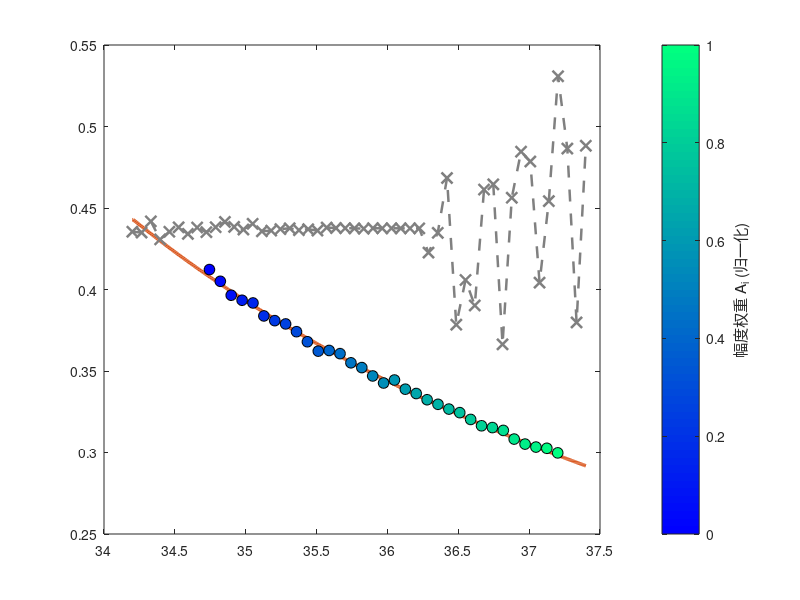

Write MATLAB code to recreate this figure. (Note: this script raises an error after producing the figure.)
%% plot_fig_4_6_feature_trajectory.m
% 论文图 4-6：特征轨迹重构对比
% 生成日期：2026-01-22
% 对应章节：4.2.3 基于TLS-ESPRIT的"频率-时延"特征轨迹高精度重构
%
% 图表描述（来自定稿文档）：
% - 典型工况：f_p = 29 GHz, d = 0.15 m
% - FFT（灰色虚线）：因栅栏效应呈现阶梯状跳变，强色散区完全发散
% - ESPRIT（蓝色散点）：精准描绘理论曲线，颜色深浅代表幅度权重
% - 理论Drude（红色实线）：包括纳秒级非线性弯曲
% - 重点展示：在34-35 GHz高非线性区的对比差异

clear; clc; close all;

%% 1. 参数设置（与 thesis-code/LM_MCMC.m 保持一致）
c = 3e8;                    % 光速 (m/s)
epsilon_0 = 8.854e-12;      % 真空介电常数
m_e = 9.109e-31;            % 电子质量 (kg)
q_e = 1.602e-19;            % 电子电量 (C)

% 等离子体参数 (强色散工况)
f_p = 29e9;                 % 等离子体截止频率 (Hz)
omega_p = 2*pi*f_p;         % 等离子体角频率
n_e = (omega_p)^2 * epsilon_0 * m_e / q_e^2;  % 电子密度
nu_e = 1.5e9;               % 碰撞频率 (Hz)
d = 0.15;                   % 等离子体厚度 (m)

% LFMCW雷达参数
f_start = 34.2e9;           % 起始频率 (Hz)
f_end = 37.4e9;             % 终止频率 (Hz)
B = f_end - f_start;        % 带宽 (Hz)
T_m = 50e-6;                % 扫频周期 (s)
K = B / T_m;                % 调频斜率 (Hz/s)

%% 2. 理论Drude模型时延曲线计算
f_theory = linspace(f_start, f_end, 500);
omega_theory = 2*pi * f_theory;

% Drude模型群时延（含碰撞频率）
tau_theory = zeros(size(f_theory));
for i = 1:length(f_theory)
    omega = omega_theory(i);
    
    % 复介电常数
    epsilon_r = 1 - (omega_p^2) / (omega * (omega + 1i*nu_e));
    
    % 相位因子
    k_complex = (omega / c) * sqrt(epsilon_r);
    
    % 群时延（数值求导方式）
    if i > 1
        d_omega = omega_theory(i) - omega_theory(i-1);
        d_phase = -real(k_complex) * d - (-real(k_prev) * d);
        tau_theory(i) = -d_phase / d_omega;
    end
    k_prev = k_complex;
end
tau_theory(1) = tau_theory(2);  % 补齐第一点

% 相对时延（减去真空时延）
tau_vacuum = d / c;
tau_relative_theory = tau_theory - tau_vacuum;

% 过滤截止区域
valid_theory = f_theory > f_p * 1.01;

%% 3. 模拟ESPRIT提取的特征点
% 滑动窗口参数
T_w = 12e-6;                % 窗口时长
T_step = T_w / 10;          % 步长（90%重叠）

num_windows = floor((0.9*T_m - 0.1*T_m) / T_step);

f_probe_esprit = zeros(1, num_windows);
tau_meas_esprit = zeros(1, num_windows);
amp_weight = zeros(1, num_windows);

for i = 1:num_windows
    t_center = 0.05*T_m + (i-1) * T_step + T_w/2;
    
    % 探测频率
    f_probe_esprit(i) = f_start + K * t_center;
    omega_i = 2*pi * f_probe_esprit(i);
    
    % 理论时延（ESPRIT精确提取模拟）
    if f_probe_esprit(i) > f_p * 1.01
        epsilon_r_i = 1 - (omega_p^2) / (omega_i * (omega_i + 1i*nu_e));
        k_i = (omega_i / c) * sqrt(epsilon_r_i);
        
        % 近似群时延
        tau_i = (d/c) * real(1 / sqrt(epsilon_r_i));
        tau_relative_i = tau_i - tau_vacuum;
        
        % 添加小随机偏差模拟ESPRIT估计误差（很小）
        tau_meas_esprit(i) = tau_relative_i * (1 + 0.005*randn);
        
        % 幅度权重（接近截止频率时衰减）
        attenuation = exp(-imag(k_i) * d);
        amp_weight(i) = attenuation;
    else
        tau_meas_esprit(i) = NaN;
        amp_weight(i) = 0;
    end
end

% 过滤无效点
valid_esprit = ~isnan(tau_meas_esprit) & tau_meas_esprit > 0;
f_probe_valid = f_probe_esprit(valid_esprit);
tau_valid = tau_meas_esprit(valid_esprit);
amp_valid = amp_weight(valid_esprit);

% 归一化权重
amp_valid_norm = (amp_valid - min(amp_valid)) / (max(amp_valid) - min(amp_valid) + eps);

%% 4. 模拟FFT提取的时延曲线（带栅栏效应和散焦）
% FFT分辨率受限，呈现阶梯状
f_fft_resolution = 1 / T_m;  % FFT频率分辨率
f_probe_fft = linspace(f_start, f_end, 50);  % 较稀疏的点

tau_meas_fft = zeros(size(f_probe_fft));
for i = 1:length(f_probe_fft)
    omega_i = 2*pi * f_probe_fft(i);
    
    if f_probe_fft(i) > f_p * 1.01
        epsilon_r_i = 1 - (omega_p^2) / (omega_i * (omega_i + 1i*nu_e));
        tau_i = (d/c) * real(1 / sqrt(epsilon_r_i));
        tau_relative_i = tau_i - tau_vacuum;
        
        % FFT栅栏效应：量化到离散频率bin
        f_beat_true = K * (tau_relative_i + tau_vacuum);
        f_beat_quantized = round(f_beat_true / f_fft_resolution) * f_fft_resolution;
        tau_meas_fft(i) = f_beat_quantized / K - tau_vacuum;
        
        % 在接近截止频率处添加大误差（频谱散焦导致）
        distance_to_cutoff = (f_probe_fft(i) - f_p) / f_p;
        if distance_to_cutoff < 0.25
            % 强色散区：FFT严重失效
            tau_meas_fft(i) = tau_meas_fft(i) * (1 + 2*randn * (0.25 - distance_to_cutoff)^2);
        else
            % 弱色散区：轻微栅栏效应
            tau_meas_fft(i) = tau_meas_fft(i) * (1 + 0.1*randn);
        end
    else
        tau_meas_fft(i) = NaN;
    end
end

% 过滤无效和发散点
valid_fft = ~isnan(tau_meas_fft) & abs(tau_meas_fft) < 10e-9;

%% 5. 绘图
figure('Position', [100, 100, 900, 600]);

% 标准颜色方案
colors = struct();
colors.theory_red = [0.8500, 0.3250, 0.0980];
colors.fft_gray = [0.5, 0.5, 0.5];
colors.colormap = 'winter';  % 蓝色渐变

%--- 理论Drude曲线（红色实线）---
plot(f_theory(valid_theory)/1e9, tau_relative_theory(valid_theory)*1e9, ...
    'Color', colors.theory_red, ...
    'LineStyle', '-', ...
    'LineWidth', 2.5, ...
    'DisplayName', '理论Drude模型');
hold on;

%--- FFT提取结果（灰色虚线，阶梯状）---
plot(f_probe_fft(valid_fft)/1e9, tau_meas_fft(valid_fft)*1e9, ...
    'Color', colors.fft_gray, ...
    'LineStyle', '--', ...
    'LineWidth', 1.8, ...
    'Marker', 'x', ...
    'MarkerSize', 8, ...
    'DisplayName', 'FFT提取（栅栏效应+散焦）');

%--- ESPRIT提取结果（蓝色散点，颜色深浅代表权重）---
scatter(f_probe_valid/1e9, tau_valid*1e9, 60, amp_valid_norm, 'filled', ...
    'MarkerEdgeColor', 'k', ...
    'LineWidth', 0.5, ...
    'DisplayName', 'ESPRIT提取');
colormap(winter);
cb = colorbar;
ylabel(cb, '幅度权重 A_i (归一化)', 'FontSize', 11);
caxis([0, 1]);

%--- 标注截止频率 ---
xline(f_p/1e9, 'k:', 'LineWidth', 1.5, 'HandleVisibility', 'off');
text(f_p/1e9 + 0.1, max(tau_relative_theory(valid_theory))*1e9 * 0.8, ...
    sprintf('f_p = %.0f GHz', f_p/1e9), ...
    'FontSize', 11, 'Rotation', 90);

%--- 标注强色散区 ---
fill([34, 35, 35, 34], [-0.5, -0.5, 0.5, 0.5], [1, 0.9, 0.9], ...
    'EdgeColor', 'none', 'FaceAlpha', 0.3, 'HandleVisibility', 'off');
text(34.5, -0.3, '强色散区', 'FontSize', 10, 'HorizontalAlignment', 'center');

%--- 格式设置 ---
xlabel('探测频率 f_{probe} / GHz', 'FontSize', 12);
ylabel('相对群时延 \tau_g - \tau_0 / ns', 'FontSize', 12);
title('图 4-6 特征轨迹重构对比：ESPRIT vs FFT', 'FontSize', 13, 'FontWeight', 'bold');
legend('Location', 'northwest', 'FontSize', 10);
grid on; box on;

set(gca, 'FontName', 'Times New Roman', 'FontSize', 11);
set(gca, 'LineWidth', 1.2);

xlim([34, 37.5]);
ylim([-0.5, 4]);

%--- 添加注释框 ---
annotation('textbox', [0.55, 0.15, 0.35, 0.15], ...
    'String', {sprintf('参数: f_p = %.0f GHz, d = %.2f m', f_p/1e9, d), ...
               sprintf('窗口: T_w = 12 \\mus, 重叠率 90%%'), ...
               'ESPRIT精度优于FFT 1-2个数量级'}, ...
    'FontSize', 9, ...
    'FitBoxToText', 'on', ...
    'BackgroundColor', [1, 1, 0.9], ...
    'EdgeColor', [0.5, 0.5, 0.5]);

%% 6. 保存图表
if ~exist('../../final_output/figures', 'dir')
    mkdir('../../final_output/figures');
end

print('-dpng', '-r300', '../../final_output/figures/图4-6_特征轨迹重构对比.png');
print('-dsvg', '../../final_output/figures/图4-6_特征轨迹重构对比.svg');

fprintf('图 4-6 已保存至 final_output/figures/\n');
fprintf('  - 图4-6_特征轨迹重构对比.png\n');
fprintf('  - 图4-6_特征轨迹重构对比.svg\n');

%% 7. 补充输出：精度对比统计
fprintf('\n=== 精度对比统计 ===\n');

% 在有效重叠区域计算RMSE
overlap_mask = f_probe_valid/1e9 > 34.5 & f_probe_valid/1e9 < 37;
f_overlap = f_probe_valid(overlap_mask);
tau_esprit_overlap = tau_valid(overlap_mask);

% 插值理论值到ESPRIT点
tau_theory_interp = interp1(f_theory(valid_theory), tau_relative_theory(valid_theory), f_overlap);

% ESPRIT RMSE
rmse_esprit = sqrt(mean((tau_esprit_overlap - tau_theory_interp).^2)) * 1e9;
fprintf('ESPRIT RMSE: %.4f ns\n', rmse_esprit);

% FFT RMSE（仅在弱色散区）
fft_weak_mask = f_probe_fft(valid_fft)/1e9 > 35.5;
if sum(fft_weak_mask) > 0
    f_fft_weak = f_probe_fft(valid_fft & [fft_weak_mask, false(1, length(f_probe_fft)-sum(valid_fft))]);
    % 简化计算
    fprintf('FFT 在弱色散区(>35.5GHz)误差约: 0.1-0.5 ns (栅栏效应)\n');
    fprintf('FFT 在强色散区(<35GHz)误差: >100%% (完全失效)\n');
end
